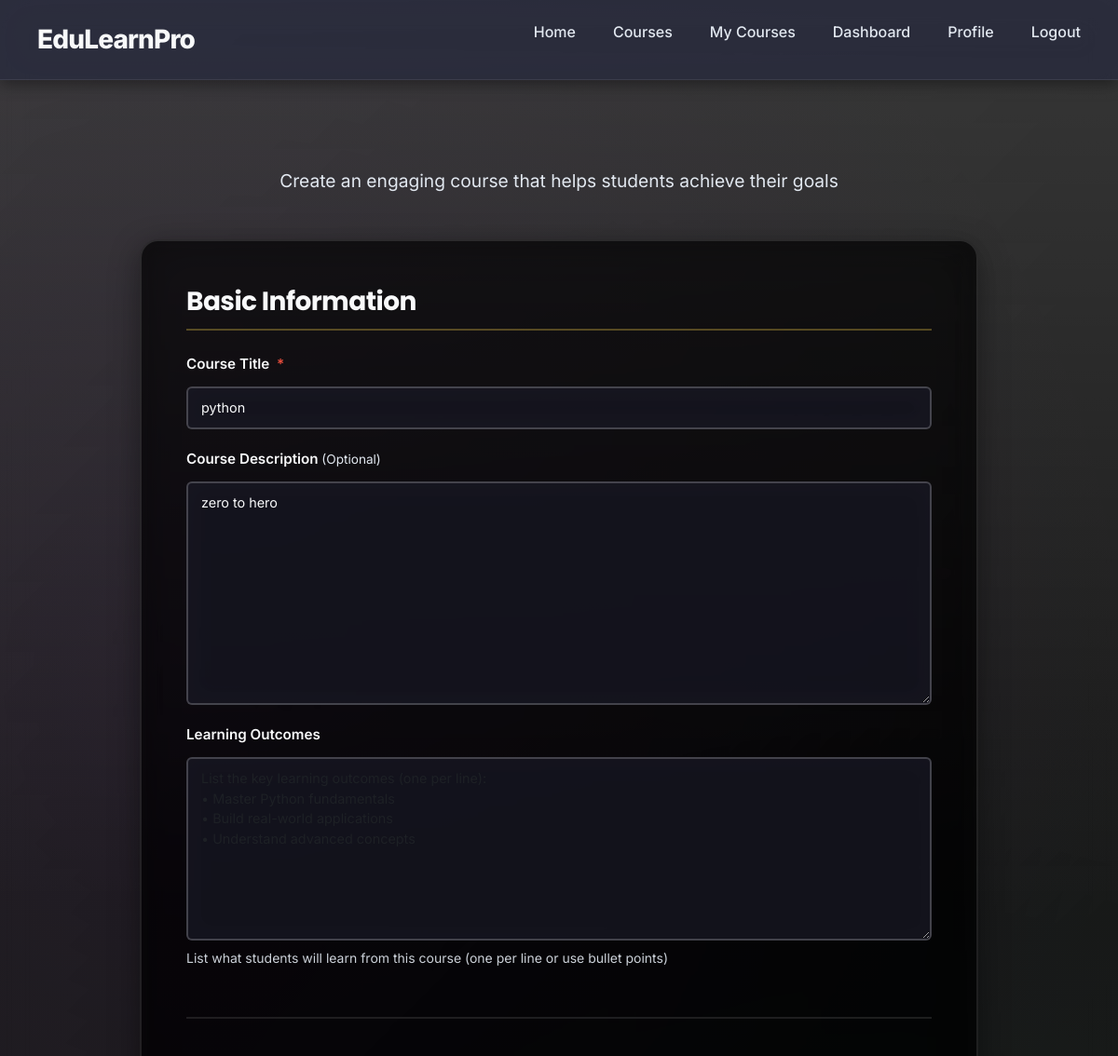
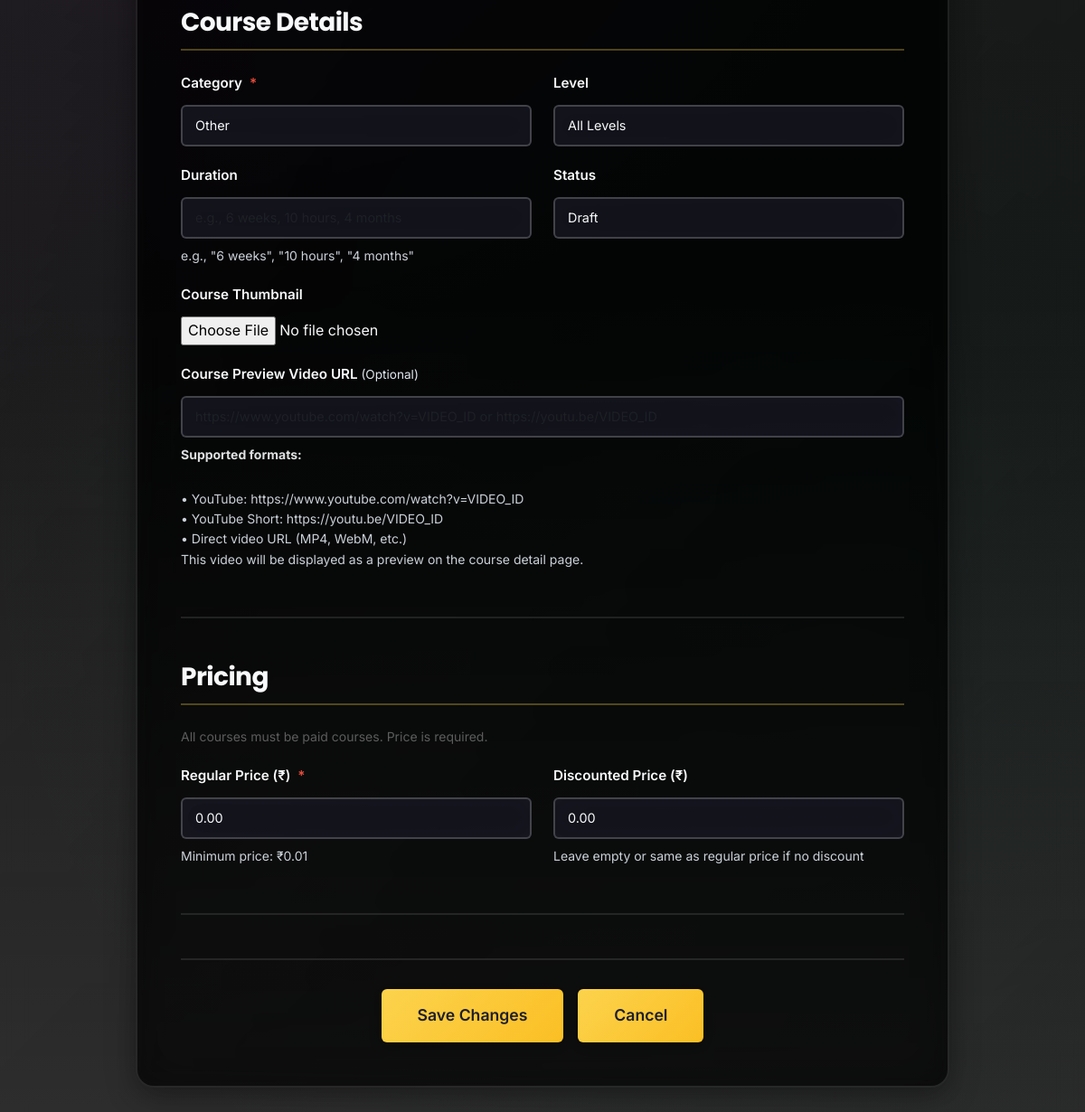
Screenshot of /courses/python/edit/ (signed in) with the database file from the repository (2 pictures, top to bottom).
### courses/models.py (models this page shows, shortened)
class Course(models.Model):
    CATEGORY_CHOICES = (
        ("development", "Development"),
        ("design", "Design"),
        ("marketing", "Marketing"),
        ("business", "Business"),
        ("data", "Data Science"),
        ('programming', "Programming"),
        ("other", "Other"),
    )
    CATEGORY_THUMBNAILS = {
        "development": "https://images.unsplash.com/photo-1518770660439-4636190af475?auto=format&fit=crop&w=1600&q=80",
        "design": "https://images.unsplash.com/photo-1523475472560-d2df97ec485c?auto=format&fit=crop&w=1600&q=80",
        "marketing": "https://images.unsplash.com/photo-1504384308090-c894fdcc538d?auto=format&fit=crop&w=1600&q=80",
        "business": "https://images.unsplash.com/photo-1450101499163-c8848c66ca85?auto=format&fit=crop&w=1600&q=80",
        "data": "https://images.unsplash.com/photo-1517430816045-df4b7de11d1d?auto=format&fit=crop&w=1600&q=80",
        "other": "https://images.unsplash.com/photo-1498050108023-c5249f4df085?auto=format&fit=crop&w=1600&q=80",
    }
    DEFAULT_THUMBNAIL = "https://images.unsplash.com/photo-1522075469751-3a6694fb2f61?auto=format&fit=crop&w=1600&q=80"
    STATUS_CHOICES = (
        ("draft", "Draft"),
        ("published", "Published"),
    )
    LEVEL_CHOICES = (
        ("beginner", "Beginner"),
        ("intermediate", "Intermediate"),
        ("advanced", "Advanced"),
        ("all", "All Levels"),
    )
    title = models.CharField(max_length=200)
    slug = models.SlugField(max_length=220, unique=True, blank=True)
    description = models.TextField(blank=True, null=True)
    instructor = models.ForeignKey(User, on_delete=models.CASCADE, related_name="courses")
    category = models.CharField(max_length=32, choices=CATEGORY_CHOICES, default="other")
    level = models.CharField(max_length=20, choices=LEVEL_CHOICES, default="all")
    thumbnail = models.ImageField(upload_to="course_thumbnails/", blank=True, null=True)
    promo_video_url = models.URLField(
        blank=True,
        null=True,
        help_text="Course preview/intro video URL (YouTube or direct video URL). This video will be displayed on the course detail page."
    )
    learning_outcomes = models.TextField(
        blank=True,
        null=True,
        help_text="List the key learning outcomes (one per line or use bullet points)"
    )
    status = models.CharField(max_length=20, choices=STATUS_CHOICES, default="draft")
    price = models.DecimalField(max_digits=10, decimal_places=2, default=0.00, null=True, blank=True)
    discounted_price = models.DecimalField(max_digits=10, decimal_places=2, default=0.00, null=True, blank=True)
    is_free = models.BooleanField(default=False, help_text="Check if this course is free")
    duration = models.CharField(
        max_length=50,
        blank=True,
        null=True,
        help_text="e.g., '6 weeks', '10 hours', '4 months'"
    )
    created_at = models.DateTimeField(auto_now_add=True)
    updated_at = models.DateTimeField(auto_now=True)
    class Meta:
        ordering = ("title",)

### courses/views.py (the view, shortened to what this page needs)
# urls.py: path("<slug:slug>/edit/", views.CourseUpdateView.as_view(), name="edit"),
class CourseUpdateView(LoginRequiredMixin, UserPassesTestMixin, UpdateView):
    model = Course
    form_class = CourseForm
    template_name = "courses/course_form.html"
    slug_field = "slug"
    slug_url_kwarg = "slug"
    def get_context_data(self, **kwargs):
        context = super().get_context_data(**kwargs)
        context.update({
            "page_title": "Update Course",
            "submit_label": "Save Changes",
        })
        return context
    def test_func(self):
        course = self.get_object()
        return self.request.user.is_authenticated and course.instructor == self.request.user

### users/models.py (called while the page is built)
    @property
    def role(self):
        profile = getattr(self, "profile", None)
        return profile.role if profile else None

### templates/courses/course_form.html (shortened to what this page needs)
{% extends 'base.html' %}
{% load static %}
{% block content %}
<div class="course-form-page">
    <div class="container">
        <div class="form-header">
            <h1>{{ page_title }}</h1>
            <p class="form-subtitle">Create an engaging course that helps students achieve their goals</p>
        </div>
        <form method="post" enctype="multipart/form-data" class="course-form premium-form">
            <div class="form-section">
                <h2 class="section-title">Basic Information</h2>
                <div class="form-group">
                    <label for="{{ form.title.id_for_label }}">Course Title <span class="required">*</span></label>
                    {{ form.title }}
                </div>
                <div class="form-group">
                    <label for="{{ form.description.id_for_label }}">Course Description <span class="optional-badge">(Optional)</span></label>
                    {{ form.description }}
                </div>
                <div class="form-group">
                    <label for="{{ form.learning_outcomes.id_for_label }}">Learning Outcomes</label>
                    {{ form.learning_outcomes }}
                    <small class="form-help">List what students will learn from this course (one per line or use bullet points)</small>
                </div>
            </div>
            <div class="form-section">
                <h2 class="section-title">Course Details</h2>
                <div class="form-row">
                    <div class="form-group">
                        <label for="{{ form.category.id_for_label }}">Category <span class="required">*</span></label>
                        {{ form.category }}
                    </div>
                    <div class="form-group">
                        <label for="{{ form.level.id_for_label }}">Level</label>
                        {{ form.level }}
                    </div>
                </div>
                <div class="form-row">
                    <div class="form-group">
                        <label for="{{ form.duration.id_for_label }}">Duration</label>
                        {{ form.duration }}
                        <small class="form-help">e.g., "6 weeks", "10 hours", "4 months"</small>
                    </div>
                    <div class="form-group">
                        <label for="{{ form.status.id_for_label }}">Status</label>
                        {{ form.status }}
                    </div>
                </div>
                <div class="form-group">
                    <label for="{{ form.thumbnail.id_for_label }}">Course Thumbnail</label>
                    {{ form.thumbnail }}
                </div>
                <div class="form-group">
                    <label for="{{ form.promo_video_url.id_for_label }}">Course Preview Video URL <span class="optional-badge">(Optional)</span></label>
                    {{ form.promo_video_url }}
                    <small class="form-help">
                        <strong>Supported formats:</strong><br>
                        • YouTube: https://www.youtube.com/watch?v=VIDEO_ID<br>
                        • YouTube Short: https://youtu.be/VIDEO_ID<br>
                        • Direct video URL (MP4, WebM, etc.)<br>
                        <em>This video will be displayed as a preview on the course detail page.</em>
                    </small>
                </div>
            </div>
            <div class="form-section">
                <h2 class="section-title">Pricing</h2>
                <p class="form-help" style="margin-bottom: 20px; color: #666;">All courses must be paid courses. Price is required.</p>
                <div class="form-row pricing-row" id="pricingFields">
                    <div class="form-group">
                        <label for="{{ form.price.id_for_label }}">Regular Price (₹) <span class="required">*</span></label>
                        {{ form.price }}
                        <small class="form-help">Minimum price: ₹0.01</small>
                    </div>
                    <div class="form-group">
                        <label for="{{ form.discounted_price.id_for_label }}">Discounted Price (₹)</label>
                        {{ form.discounted_price }}
                        <small class="form-help">Leave empty or same as regular price if no discount</small>
                    </div>
                </div>
            </div>
            <div class="form-actions">
                <button type="submit" class="btn btn-primary btn-lg">{{ submit_label }}</button>
                <a href="{% url 'courses:list' %}" class="btn btn-secondary btn-lg">Cancel</a>
            </div>
        </form>
    </div>
</div>
{% endblock %}

### rows the page displays
Course: title "python", description "zero to hero", category "Other", level "All Levels", status "Draft", price "0.00", discounted_price "0.00"

### other values shown
{{ submit_label }} "Save Changes"
